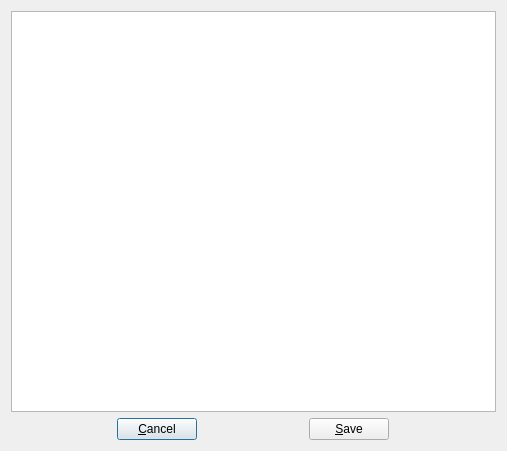
<?xml version="1.0" encoding="UTF-8"?>
<ui version="4.0">
 <class>settings_dialog</class>
 <widget class="QDialog" name="settings_dialog">
  <property name="windowModality">
   <enum>Qt::ApplicationModal</enum>
  </property>
  <property name="geometry">
   <rect>
    <x>0</x>
    <y>0</y>
    <width>507</width>
    <height>451</height>
   </rect>
  </property>
  <property name="windowTitle">
   <string>Settings</string>
  </property>
  <property name="modal">
   <bool>true</bool>
  </property>
  <layout class="QVBoxLayout" name="verticalLayout">
   <item>
    <widget class="QTreeView" name="settings_view"/>
   </item>
   <item>
    <layout class="QHBoxLayout" name="horizontalLayout">
     <item>
      <widget class="QPushButton" name="cancel_button">
       <property name="sizePolicy">
        <sizepolicy hsizetype="Fixed" vsizetype="Fixed">
         <horstretch>0</horstretch>
         <verstretch>0</verstretch>
        </sizepolicy>
       </property>
       <property name="text">
        <string>&amp;Cancel</string>
       </property>
       <property name="autoDefault">
        <bool>false</bool>
       </property>
       <property name="default">
        <bool>true</bool>
       </property>
      </widget>
     </item>
     <item>
      <widget class="QPushButton" name="save_button">
       <property name="sizePolicy">
        <sizepolicy hsizetype="Fixed" vsizetype="Fixed">
         <horstretch>0</horstretch>
         <verstretch>0</verstretch>
        </sizepolicy>
       </property>
       <property name="text">
        <string>&amp;Save</string>
       </property>
      </widget>
     </item>
    </layout>
   </item>
  </layout>
 </widget>
 <resources/>
 <connections/>
</ui>
